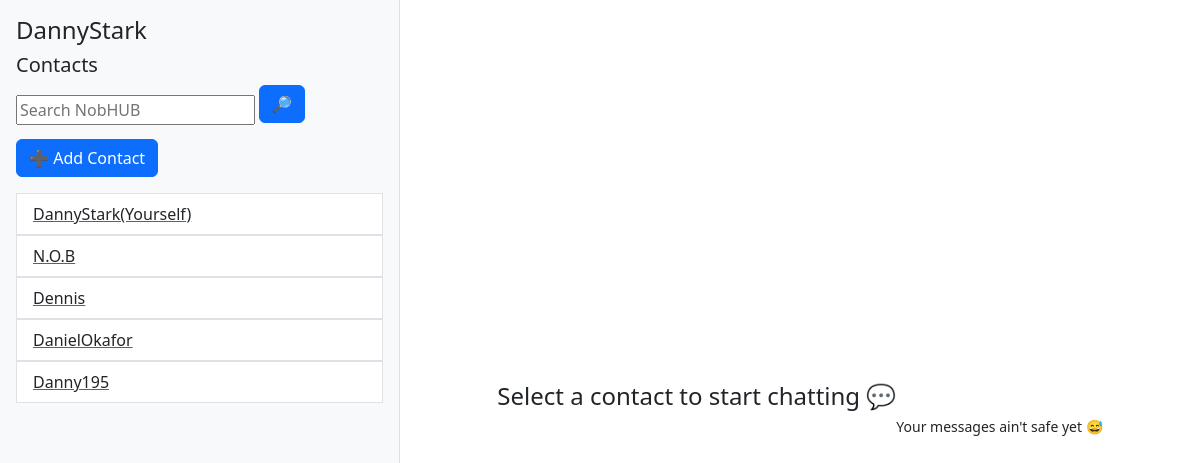
The page /home (signed in) on the database as committed earlier.
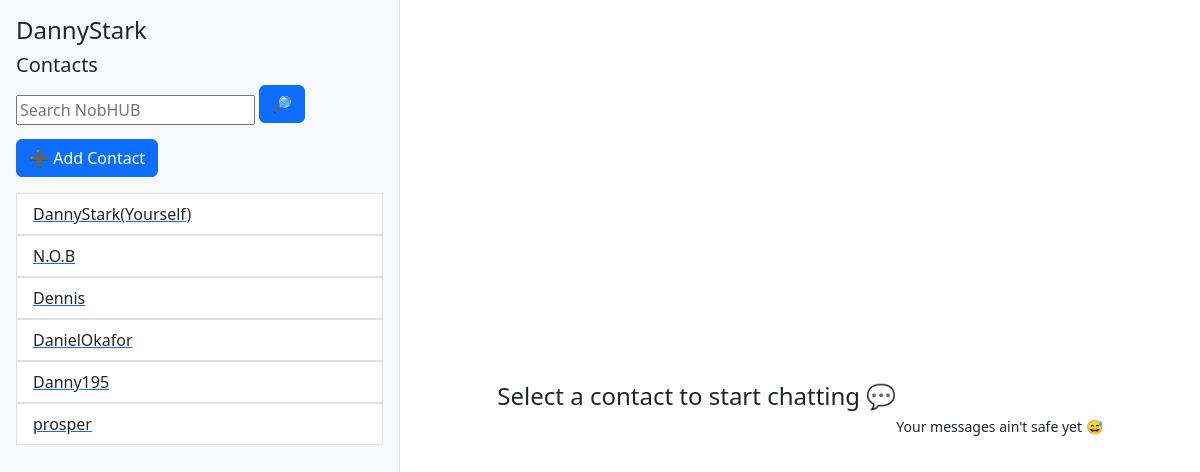
The same page on the database as committed later.
### App/models.py (models this page shows)
class Contacts(nob_db.Model):
    id = nob_db.Column(nob_db.Integer, primary_key=True)
    user_id = nob_db.Column(nob_db.Integer, nob_db.ForeignKey('user.id'), nullable=False)
    contact_id = nob_db.Column(nob_db.Integer, nob_db.ForeignKey('user.id'), nullable=False)
    contact_name = nob_db.Column(nob_db.String(20), nullable=False)
    contact_number = nob_db.Column(nob_db.String(200), nullable=False)
    contact_image_path =  nob_db.Column(nob_db.String(200), nullable=False)
    actual_contact_user = nob_db.relationship('User', primaryjoin="Contacts.contact_id==User.id", lazy=True, overlaps= "user_contacts, user_messages_sent, user_messages_received")

### App/routes.py (the view, shortened to what this page needs)
@routes.route('/home', methods=["GET", "POST"])
@login_required
def home():
    contacts = Contacts.query.filter_by(user_id=current_user.id).all()
    print(contacts)
    contact_yourself_exists = Contacts.query.filter_by(user_id=current_user.id, contact_id=current_user.id).first()  #check if user's self exists as a contacts
    nob_ai = User.query.filter_by(username='N.O.B').first()   #get user N.O.B
    dennis_ai = User.query.filter_by(username='Dennis').first()  #get user Dennis
    contact_nob_exists = None
    if nob_ai:
        contact_nob_exists = Contacts.query.filter_by(user_id=current_user.id, contact_id=nob_ai.id).first() #check if N.O.B exists as a contacts
    contact_dennis_exists = None
    if dennis_ai:
        contact_dennis_exists = Contacts.query.filter_by(user_id=current_user.id, contact_id=dennis_ai.id).first() #check if Dennis exists as a contacts
    contacts = Contacts.query.filter_by(user_id=current_user.id).all()
    return render_template('home.html', contacts=contacts, user=current_user)

### App/templates/home.html (shortened to what this page needs)
{% extends 'base.html' %}
{% block body %}
<div class="container-fluid">
  <div class="row vh-100">
    <div class="col-md-4 bg-light border-end p-3">
      <h4>{{ user.username }}</h4>
      <h5>Contacts</h5>
       <div class="search-container">
        <form action="/search" method="GET" class="search-form">
            <input type="text" name="search" id="search" placeholder="Search NobHUB" >
            <button type="submit" class="btn btn-primary mb-3">🔎</button>
        </form>
    </div>
      <button class="btn btn-primary mb-3">➕ Add Contact</button>
      <ul class="list-group">
         {% for contact in contacts%}
        <a href="/chat/{{ contact.id }}"><li class="list-group-item">{{contact.contact_name}}</li></a>
        {% endfor %}
      </ul>
    </div>
    <div class="col-md-8 d-flex justify-content-center align-items-center">
      <h4>Select a contact to start chatting 💬</h4>
      <h6>
         <br>
         <br>
         <br>
         <br>
        <p><small>Your messages ain't safe yet 😅</small></p>
        </h6>
    </div>
  </div>
</div>
{% endblock %}

Rows that differ between the two databases and show on the page:
added Contacts: contact_name "prosper"
